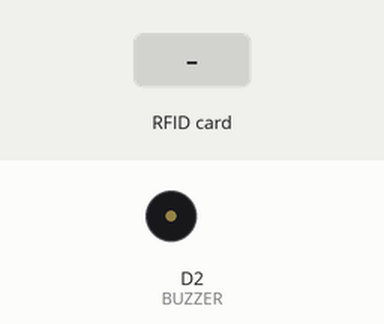
This sketch was run on a simulated ESP8266 (NodeMCU). On the bench: buzzer (waves = sounding, pin HIGH). The test bench sets the inputs (shaded band). WiFi joins after 1.5 s; servers stay silent unless stated; uploads are accepted with an empty reply; what the sketch prints to the serial monitor is not drawn.

Above: at 5.2 s.
5.3 s: RFID card 5E 7A 19 C4 held to the reader
At 6.5 s:
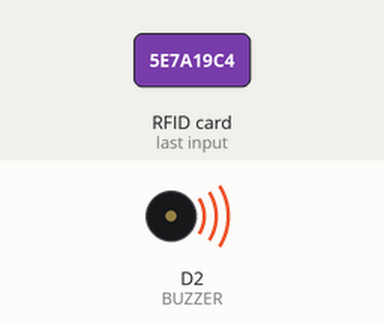
Timing chart, 0 to 14.3 s (numbered marks = the images above; inputs shaded):
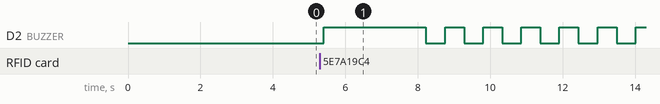

The sketch:

Restricted_Area_Siren.ino
```cpp
#include <SPI.h>
#include <MFRC522.h>
#include <Arduino.h>
#include <ESP8266WiFi.h>
#include <ESP8266WiFiMulti.h>
#include <ESP8266HTTPClient.h>
#include <WiFiClient.h>
#include <WiFiClientSecureBearSSL.h>

#define RST_PIN  D3     // Reset pin for MFRC522
#define SS_PIN   D4     // Slave select pin for MFRC522
#define BUZZER   D2     // Buzzer pin

MFRC522 mfrc522(SS_PIN, RST_PIN);  // Instance of the MFRC522 class
MFRC522::MIFARE_Key key;
ESP8266WiFiMulti WiFiMulti;         // Multi WiFi connection manager
MFRC522::StatusCode status;

int blockNum = 2;                   // Block number to read from RFID
byte bufferLen = 18;                // Buffer length (2 bytes more than block size)
byte readBlockData[18];             // Buffer for read data

String data2;                       // URL for sending data
const String data1 = "https://script.google.com/macros/s/---API key has been removed---/exec?name=";
const String room = "&room=Restricted_Area";  // Room info

bool buzzerState = false;           // Buzzer state (false = off, true = on)
bool buzzerActive = false;          // Continuous buzzer state
unsigned long previousMillis = 0;   // Timer for buzzer sound
const long interval = 500;          // Interval for buzzer high-low sound

void setup()
{
  Serial.begin(9600);               // Initialize serial communication
  Serial.println();

  // Countdown for setup
  for (uint8_t t = 4; t > 0; t--)
  {
    Serial.printf("[SETUP] WAIT %d...\n", t);
    Serial.flush();
    delay(1000);
  }

  WiFi.mode(WIFI_STA);               // Set WiFi mode to station
  WiFiMulti.addAP("iot", "project1234"); // Add WiFi credentials

  pinMode(BUZZER, OUTPUT);           // Set buzzer pin as output
  SPI.begin();                       // Initialize SPI bus
}

void loop()
{
  mfrc522.PCD_Init();                // Initialize MFRC522 module

  // Wait for a new card
  if (!mfrc522.PICC_IsNewCardPresent())
  {
    // Check if the buzzer is active and handle continuous buzzer
    if (buzzerActive) {
      handleContinuousBuzzer();
    }
    return; // No new card detected
  }

  // Select the card
  if (!mfrc522.PICC_ReadCardSerial())
  {
    return; // Failed to read card serial
  }

  // Read data from the specified block
  Serial.println(F("Reading last data from RFID..."));
  ReadDataFromBlock(blockNum, readBlockData);

  // Print the read data
  Serial.print(F("Last data in RFID:"));
  Serial.print(blockNum);
  Serial.print(F(" --> "));
  for (int j = 0; j < 16; j++)
  {
    Serial.write(readBlockData[j]); // Print each byte read
  }
  Serial.println();

  toggleBuzzer();                    // Toggle buzzer state on card scan
  // Buzzer will start immediately here

  // Check WiFi connection
  if (WiFiMulti.run() == WL_CONNECTED)
  {
    std::unique_ptr<BearSSL::WiFiClientSecure> client(new BearSSL::WiFiClientSecure);
    client->setInsecure(); // Bypass SSL certificate verification

    // Prepare the URL with data
    data2 = data1 + String((char*)readBlockData) + room; // Append room info
    data2.trim();
    Serial.println(data2);

    HTTPClient https;           // Create HTTP client
    if (https.begin(*client, (String)data2)) // Start connection
    {
      int httpCode = https.GET(); // Send GET request

      // Check response
      if (httpCode > 0)
      {
        Serial.printf("[HTTPS] GET... code: %d\n", httpCode);
      }
      else
      {
        Serial.printf("[HTTPS] GET... failed, error: %s\n", https.errorToString(httpCode).c_str());
      }
      https.end(); // End HTTP connection
      delay(1000); // Delay before next loop
    }
    else
    {
      Serial.printf("[HTTPS] Unable to connect\n");
    }
  }
}

void ReadDataFromBlock(int blockNum, byte readBlockData[])
{
  // Prepare the key for authentication
  for (byte i = 0; i < 6; i++)
  {
    key.keyByte[i] = 0xFF; // Default key
  }

  // Authenticate block for read access using Key A
  status = mfrc522.PCD_Authenticate(MFRC522::PICC_CMD_MF_AUTH_KEY_A, blockNum, &key, &(mfrc522.uid));

  if (status != MFRC522::STATUS_OK)
  {
     Serial.print("Authentication failed for Read: ");
     Serial.println(mfrc522.GetStatusCodeName(status));
     return;
  }

  // Read data from the block
  status = mfrc522.MIFARE_Read(blockNum, readBlockData, &bufferLen);
  if (status != MFRC522::STATUS_OK)
  {
    Serial.print("Reading failed: ");
    Serial.println(mfrc522.GetStatusCodeName(status));
    return;
  }
  Serial.println("Block was read successfully");
}

void toggleBuzzer() {
  buzzerState = !buzzerState;  // Toggle the buzzer state

  if (buzzerState) {
    buzzerActive = true;  // Start continuous buzzer sound
    Serial.println("Buzzer ON - Continuous sound started");
    digitalWrite(BUZZER, HIGH); // Start buzzer sound immediately
  } else {
    buzzerActive = false; // Stop continuous buzzer sound
    digitalWrite(BUZZER, LOW);  // Ensure buzzer is off
    Serial.println("Buzzer OFF - Continuous sound stopped");
  }
}

void handleContinuousBuzzer() {
  unsigned long currentMillis = millis();

  if (currentMillis - previousMillis >= interval) {
    previousMillis = currentMillis;

    // Toggle buzzer on/off in intervals
    int buzzerState = digitalRead(BUZZER);
    digitalWrite(BUZZER, !buzzerState);
  }
}
```

Measured:
- after the input at 5.3 s, D2 (BUZZER): LOW → HIGH after 0.11 s, then repeats every 1.1 s: LOW 0.53 s, HIGH 0.53 s
